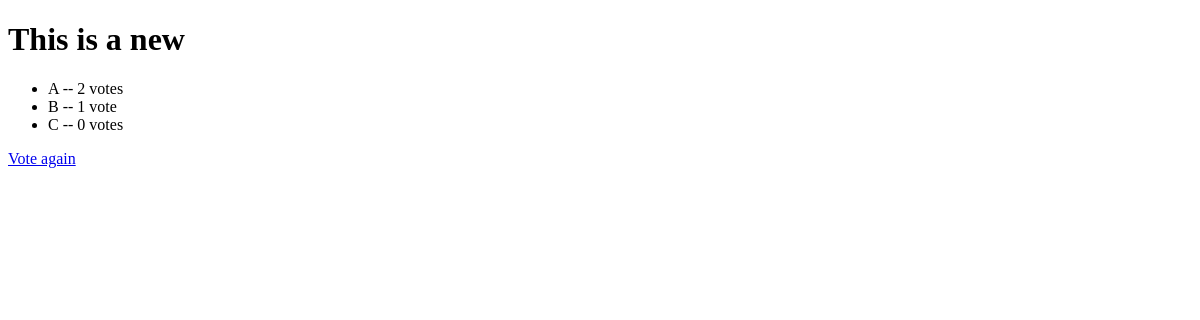
The page /polls/2/results/ on the database as committed earlier.
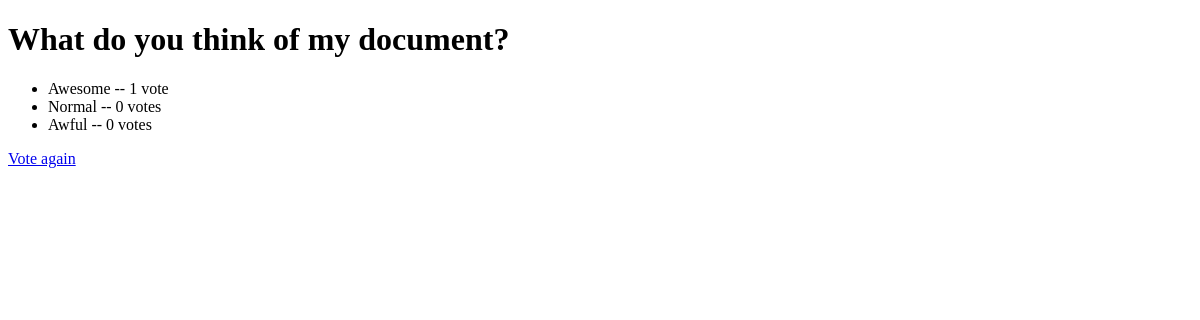
The same page on the database as committed later.
### polls/models.py (models this page shows, shortened)
class Question(models.Model):
    question_text = models.CharField(max_length=200)
    pub_date = models.DateTimeField(verbose_name="date published")

class Choice(models.Model):
    question = models.ForeignKey(Question, on_delete=models.CASCADE)
    choice_text = models.CharField(max_length=200)
    votes = models.IntegerField(default=0)

### polls/views.py (the view)
# urls.py: path("<int:pk>/results/", views.ResultsView.as_view(), name="results"),
class ResultsView(generic.DetailView):
    model = Question
    template_name = "polls/results.html"

### polls/templates/polls/results.html (shortened to what this page needs)
<!DOCTYPE html>
<html lang="en">
<head>
</head>
<body>
  <h1>{{ question.question_text }}</h1>
  <ul>
    {% for choice in question.choice_set.all %}
      <li>
        {{ choice.choice_text }} -- {{ choice.votes }} vote{{choice.votes|pluralize}}
      </li>
    {% endfor %}
  </ul>
  <a href="{% url 'polls:detail' question.id %}">Vote again</a>
</body>
</html>

Rows that differ between the two databases and show on the page:
no longer on this page (row edited): Choice: choice_text "A", votes "2"
no longer on this page (row edited): Choice: choice_text "B", votes "1"
changed Question: question_text "This is a new" → "What do you think of my document?"
changed Choice: choice_text "C" → "Awesome"; votes "0" → "1"
now on this page (row edited): Choice: choice_text "Normal", votes "0"
now on this page (row edited): Choice: choice_text "Awful", votes "0"
